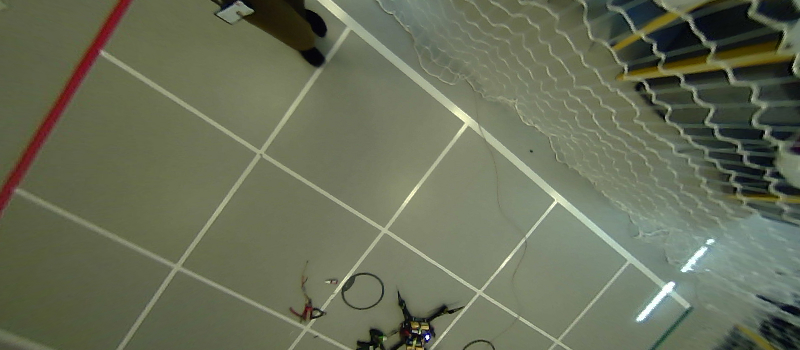
#> input picture Assignments/A1/data/grid.jpg, 800 x 350 px, found by its file name
$ python task3.py
#> lines starting #> are read from the running program, lines starting #| are printed output that depends on the picture
### problemset_1/common.py
import numpy as np
from numpy import random

def rgb_to_gray(I):
    """
    Converts a HxWx3 RGB image to a HxW grayscale image as
    described in the text.
    """
    R = I[:,:,0]
    G = I[:,:,1]
    B = I[:,:,2]


    return I.mean(axis=2) #(R + G + B) / 3

def central_difference(I, kernel = np.array([0.5, 0, -0.5])):
    """
    Computes the gradient in the x and y direction using
    a central difference filter, and returns the resulting
    gradient images (Ix, Iy) and the gradient magnitude Im.
    """
    # kernel = np.array([0.5, 0, -0.5])

    Ix = np.apply_along_axis(lambda row: np.convolve(row, kernel, mode='same'), axis=0, arr=I)
    Iy = np.apply_along_axis(lambda col: np.convolve(col, kernel, mode='same'), axis=1, arr=I)
    #Ix = np.convolve(I.ravel(), kernel, mode='same').reshape(np.shape(I))
    #Iy = np.convolve(I.ravel(order='F'), kernel, mode='same').reshape(np.shape(I), order='F')
    Im = np.sqrt(np.square(Ix) + np.square(Iy))

    return Ix, Iy, Im

def gaussian(I, sigma):
    """
    Applies a 2-D Gaussian blur with standard deviation sigma to
    a grayscale image I.
    """
    # Hint: The size of the kernel should depend on sigma. A common
    # choice is to make the half-width be 3 standard deviations. The
    # total kernel width is then 2*np.ceil(3*sigma) + 1.
    kernel_width = int(2 * np.ceil(3 * sigma) + 1)
    cov = np.eye(2) * sigma**2

    kernal_row = random.normal(0, sigma**2, size = (kernel_width))
    kernal_col = random.normal(0, sigma**2, size = (kernel_width))

    I_dot, _, _ = central_difference(I, kernal_row)
    _, result, _ = central_difference(I_dot, kernal_col)

    # result = np.zeros_like(I) # Placeholder
    return result


def extract_edges(Ix, Iy, Im, threshold):
    """

    Returns the x, y coordinates of pixels whose gradient
    magnitude is greater than the threshold. Also, returns
    the angle of the image gradient at each extracted edge.
    """

    above_treshold = Im > threshold
    ind = np.nonzero(above_treshold)

    theta = np.arctan2(Iy[ind], Ix[ind])
    ret_vals = [ind[0,:], ind[1,:], theta] #np.concatenate([ind, theta])
    return ret_vals

### problemset_1/task3.py
import numpy as np
import matplotlib.pyplot as plt
from common import *

threshold = 1 # todo: choose an appropriate value
sigma     = 1 # todo: choose an appropriate value
filename  = 'grid.jpg'

I_rgb      = plt.imread(filename)
#> I_rgb is the input picture: shape (350, 800, 3); mean R, G, B 103.7, 109.6, 87.4
I_rgb      = I_rgb/255.0
I_gray     = rgb_to_gray(I_rgb)
#> in rgb_to_gray, `R = I[:,:,0]`:
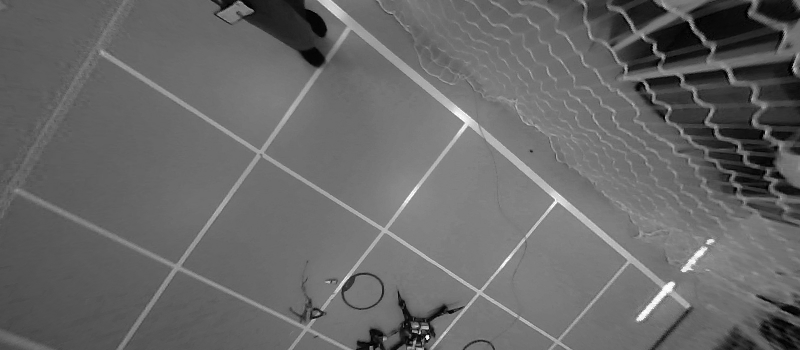
#> R: shape (350, 800) float64; min 0, max 1, mean 0.407
#> in rgb_to_gray, `G = I[:,:,1]`:
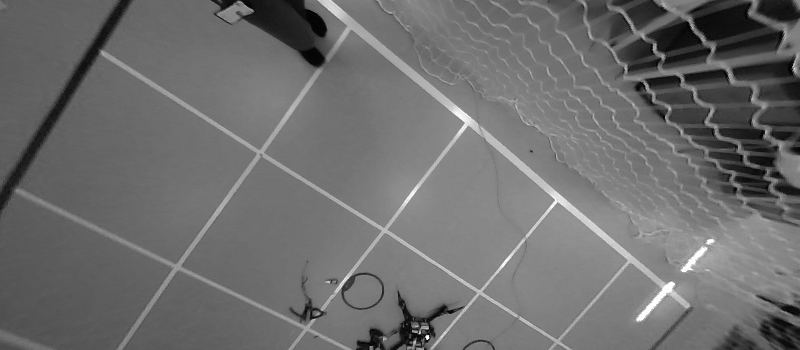
#> G: shape (350, 800) float64; min 0, max 1, mean 0.43
#> in rgb_to_gray, `B = I[:,:,2]`:
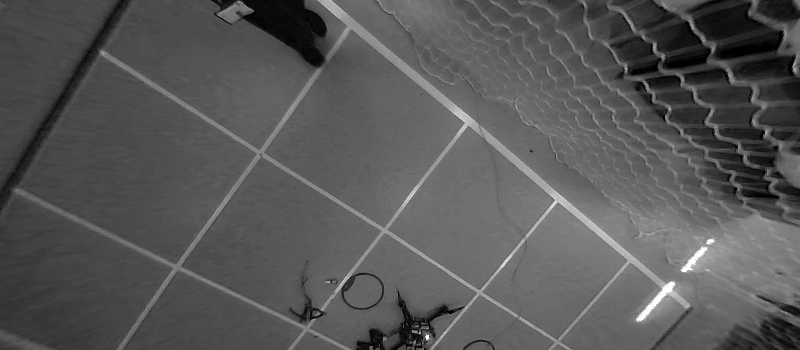
#> B: shape (350, 800) float64; min 0, max 1, mean 0.343
I_blur     = gaussian(I_gray, sigma)
Ix, Iy, Im = central_difference(I_blur)
#> in central_difference (call 3), `Ix = np.apply_along_axis(lambda row: np.convolve(row, kernel, mode='sa..`:
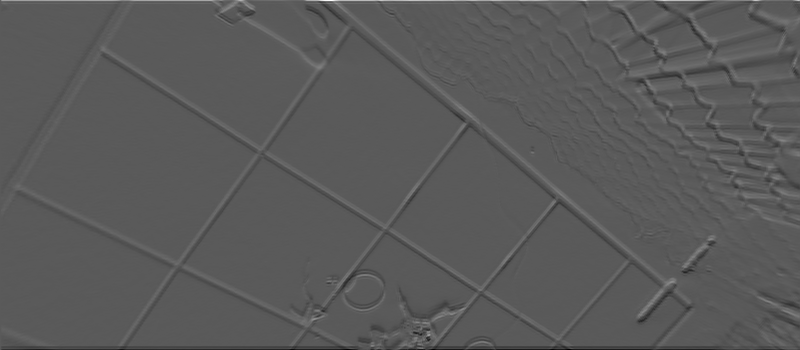
#> Ix: shape (350, 800) float64; min -4.11, max 7.51, mean -0.00116; drawn with min black and max white
#> in central_difference (call 3), `Iy = np.apply_along_axis(lambda col: np.convolve(col, kernel, mode='sa..`:
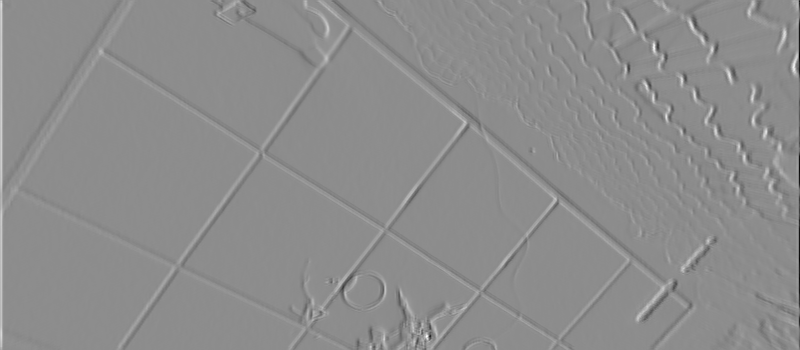
#> Iy: shape (350, 800) float64; min -5.64, max 4.57, mean 0.00311; drawn with min black and max white
#> in central_difference (call 3), `Im = np.sqrt(np.square(Ix) + np.square(Iy))`:
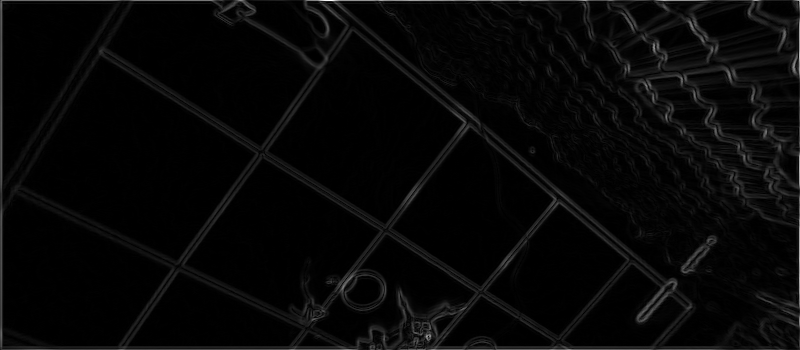
#> Im: shape (350, 800) float64; min 0.000114, max 7.51, mean 0.227; drawn with min black and max white
x,y,theta  = extract_edges(Ix, Iy, Im, threshold)
#> in extract_edges, `above_treshold = Im > threshold`:
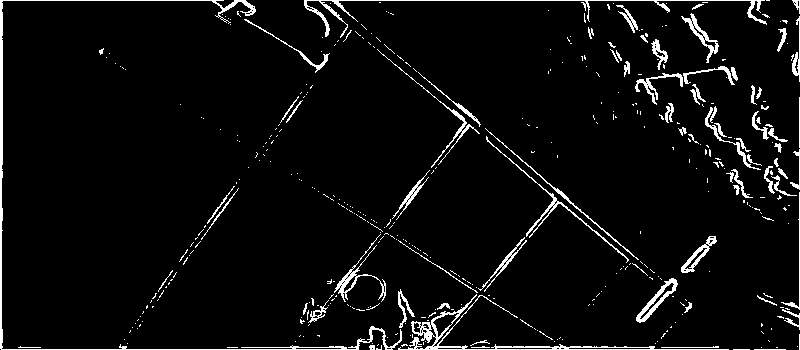
#> above_treshold: shape (350, 800) bool; 5% white in thin lines or dots
#> in extract_edges, `ind = np.nonzero(above_treshold)`: ind = 13911 positions, rows 0 to 349, columns 0 to 799
#> in extract_edges, `theta = np.arctan2(Iy[ind], Ix[ind])`: theta = 13911 values, max 3.14 at index 13455, min -3.14 at index 12823, mean 0.248
#> (the run stopped early here; a loop or call above may not have finished)

$ run again, with Assignments/A1/data/grass.jpg copied over Assignments/A1/data/grid.jpg
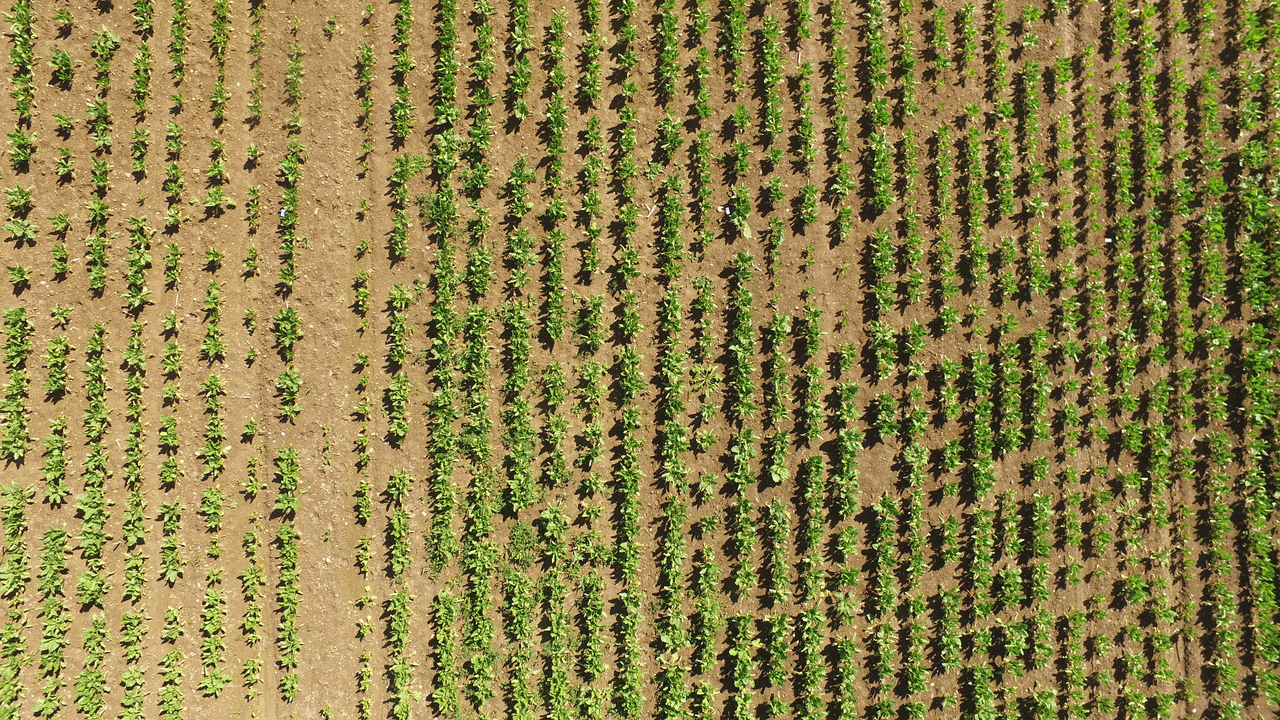
#> input picture Assignments/A1/data/grass.jpg, 1280 x 720 px, found by its file name
#> I_rgb is the input picture: shape (720, 1280, 3); mean R, G, B 139.4, 128.4, 73
#> in central_difference (call 3), `Iy = np.apply_along_axis(lambda col: np.convolve(col, kernel, mode='sa..`:
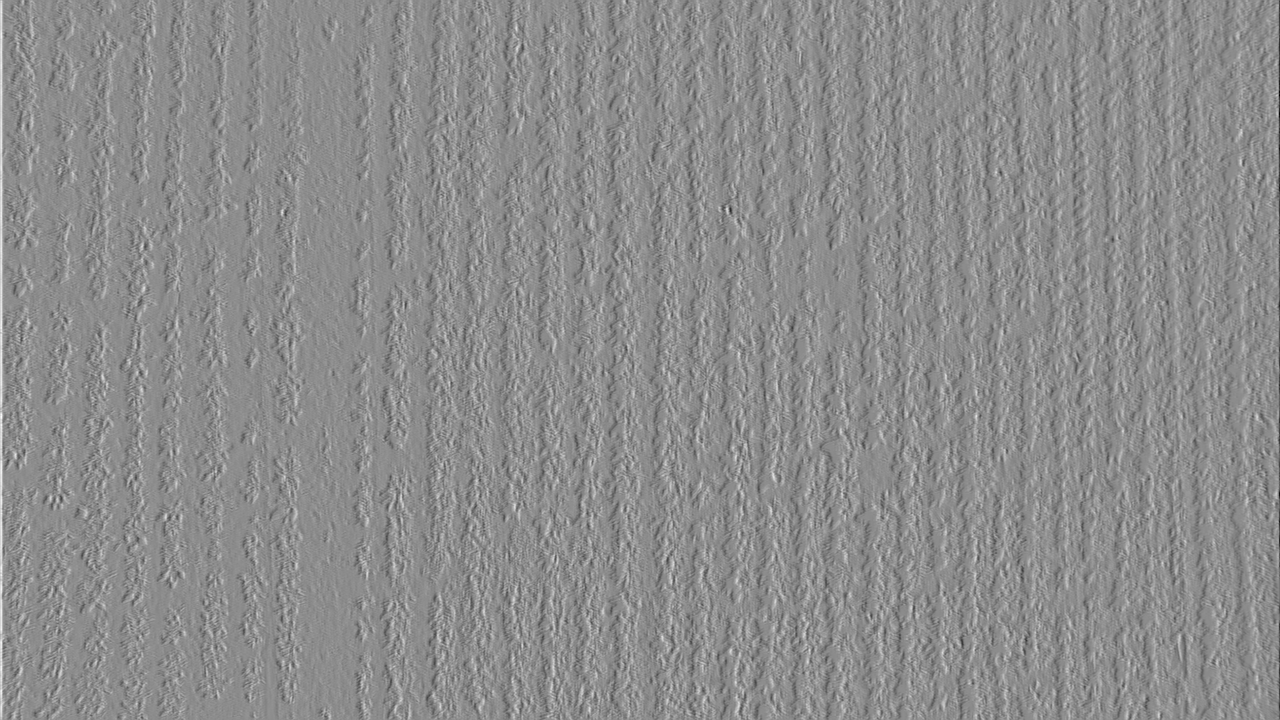
#> Iy: shape (720, 1280) float64; min -7.83, max 6.36, mean 0.00188; drawn with min black and max white
#> in central_difference (call 3), `Im = np.sqrt(np.square(Ix) + np.square(Iy))`:
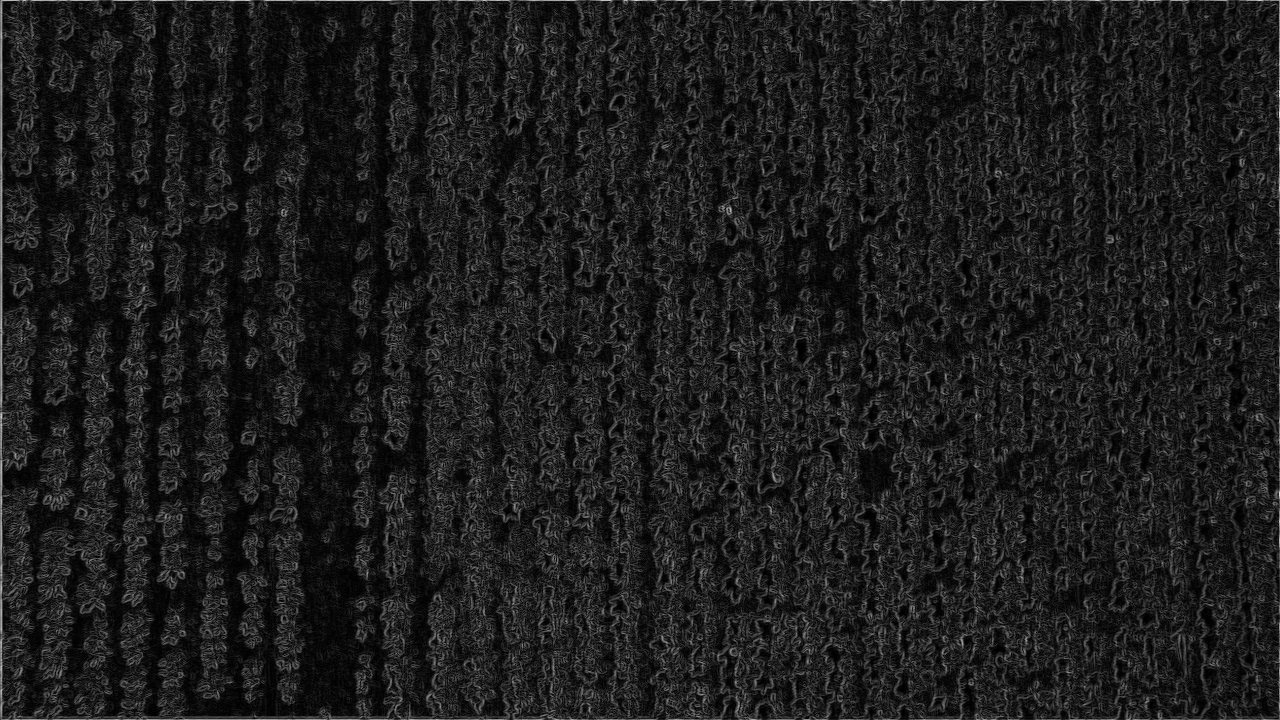
#> Im: shape (720, 1280) float64; min 0.000731, max 7.89, mean 0.915; drawn with min black and max white
#> ind = 336756 positions, rows 0 to 719, columns 0 to 1279
